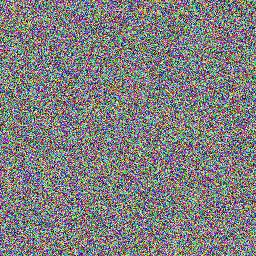
#> input picture images/sac_checker_dist.jpg, 256 x 256 px
$ python blur_kernel.py images/sac_checker_dist.jpg
#> lines starting #> are read from the running program, lines starting #| are printed output that depends on the picture
from PIL import Image
import sys
import numpy as np
from itertools import product
import math
import cv2

file = sys.argv[1]
img = Image.open(file)
#> img is the input picture: PIL image 256x256 RGB; mean R, G, B 127.7, 126.8, 127.5
pix = np.array(img)

blur_kernel = np.zeros([5, 5]) / 5**2
blur_kernel = np.array([[1.0,2.0,1.0], [2.0,4.0,2.0], [1.0,2.0,1.0]]) / 3**2
blur_kernel = np.ones((7, 7), dtype="float") * (1.0 / (7 * 7))
blur_kernel = np.ones((5, 5), dtype="float") / 5**2

print("shape:", pix.shape)
#| shape: (256, 256, 3)
blurred_pix = np.zeros(pix.shape)
kernel_size = 9
def convolve(pix, kernel):
    (ph,pw) = pix.shape
#> ph = 256; pw = 256
    (kh,kw) = kernel.shape
    pad = math.floor(kh/2)
    output = np.zeros((ph,pw), dtype="float32")
    roi = np.zeros((kh,kw), dtype="float32")
    pix = cv2.copyMakeBorder(pix, pad, pad, pad, pad, cv2.BORDER_REPLICATE)
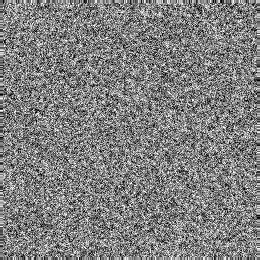
#> pix: shape (260, 260); min 0, max 255, mean 127.8
    for x in range(pad,pw+pad):
        for y in range(pad,ph+pad):
            roi = pix[x-pad:x+pad+1,y-pad:y+pad+1]
            #print("roi", roi.shape, " kernel ", kernel.shape)
            summed = (roi * kernel).sum()
            output[x-pad,y-pad] = summed
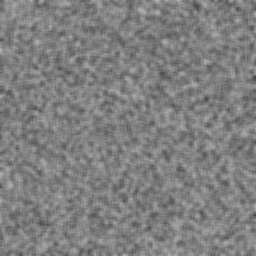
#> output: shape (256, 256) float32; min 62.8, max 184.6, mean 127.7
    return output

rpix = convolve(pix[:,:,0],blur_kernel)
gpix = convolve(pix[:,:,1],blur_kernel)
#> in convolve (call 2), `pix = cv2.copyMakeBorder(pix, pad, pad, pad, pad, cv2.BORDER_REPLICATE)`:
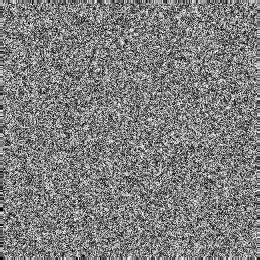
#> pix: shape (260, 260); min 0, max 255, mean 126.8
#> after the loop in convolve (call 2), `for x in range(pad,pw+pad):`:
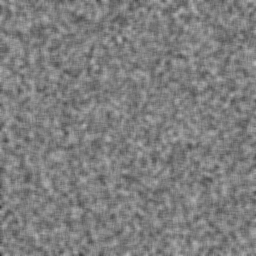
#> output: shape (256, 256) float32; min 54, max 186.3, mean 126.8
bpix = convolve(pix[:,:,2],blur_kernel)
#> in convolve (call 3), `pix = cv2.copyMakeBorder(pix, pad, pad, pad, pad, cv2.BORDER_REPLICATE)`:
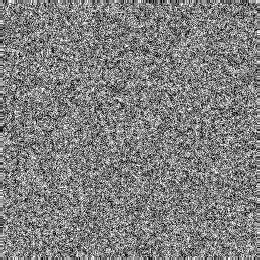
#> pix: shape (260, 260); min 0, max 255, mean 127.6
#> after the loop in convolve (call 3), `for x in range(pad,pw+pad):`:
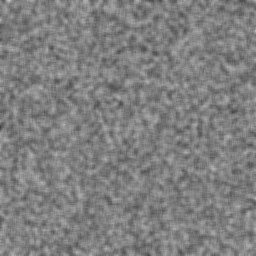
#> output: shape (256, 256) float32; min 60.28, max 196.8, mean 127.5
blurred_pix = np.dstack((rpix,gpix,bpix))
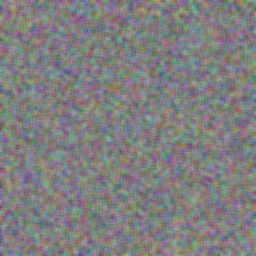
#> blurred_pix: shape (256, 256, 3) float32; mean R, G, B 127.7, 126.8, 127.5
print(blurred_pix.shape)
#| (256, 256, 3)
im = Image.fromarray((blurred_pix ).astype(np.uint8))
im.save("blurred_kernel.jpeg")

$ run again, on images/sac_sin.jpg
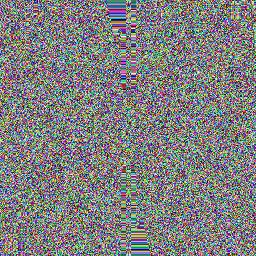
#> input picture images/sac_sin.jpg, 256 x 256 px
#> img is the input picture: PIL image 256x256 RGB; mean R, G, B 127.6, 126.8, 127.7
#| shape: (256, 256, 3)
#> after the loop in convolve (call 3), `for x in range(pad,pw+pad):`:
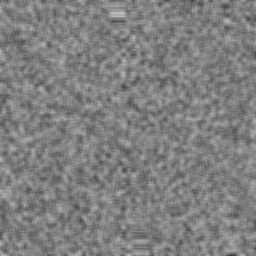
#> output: shape (256, 256) float32; min 50.88, max 196.2, mean 127.7
#> `blurred_pix = np.dstack((rpix,gpix,bpix))`:
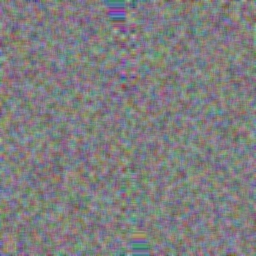
#> blurred_pix: shape (256, 256, 3) float32; mean R, G, B 127.6, 126.8, 127.7
#| (256, 256, 3)
